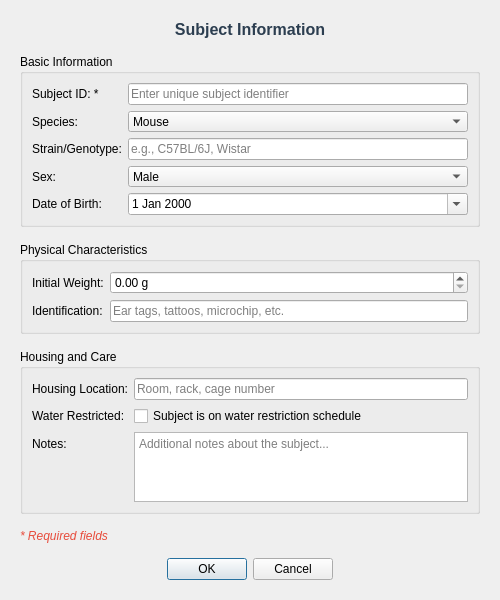
<?xml version="1.0" encoding="UTF-8"?>
<ui version="4.0">
 <class>SubjectDialog</class>
 <widget class="QDialog" name="SubjectDialog">
  <property name="geometry">
   <rect>
    <x>0</x>
    <y>0</y>
    <width>500</width>
    <height>600</height>
   </rect>
  </property>
  <property name="minimumSize">
   <size>
    <width>500</width>
    <height>600</height>
   </size>
  </property>
  <property name="windowTitle">
   <string>Create New Subject</string>
  </property>
  <property name="modal">
   <bool>true</bool>
  </property>
  <layout class="QVBoxLayout" name="main_layout">
   <property name="margin">
    <number>20</number>
   </property>
   <property name="spacing">
    <number>15</number>
   </property>
   <item>
    <widget class="QLabel" name="header_label">
     <property name="text">
      <string>Subject Information</string>
     </property>
     <property name="styleSheet">
      <string>QLabel { font-size: 16px; font-weight: bold; color: #2c3e50; }</string>
     </property>
     <property name="alignment">
      <set>Qt::AlignCenter</set>
     </property>
    </widget>
   </item>

   <item>
    <widget class="QGroupBox" name="basic_info_group">
     <property name="title">
      <string>Basic Information</string>
     </property>
     <layout class="QFormLayout" name="basic_info_layout">
      <property name="fieldGrowthPolicy">
       <enum>QFormLayout::AllNonFixedFieldsGrow</enum>
      </property>

      <item row="0" column="0">
       <widget class="QLabel" name="subject_id_label">
        <property name="text">
         <string>Subject ID: *</string>
        </property>
       </widget>
      </item>
      <item row="0" column="1">
       <widget class="QLineEdit" name="subject_id_edit">
        <property name="placeholderText">
         <string>Enter unique subject identifier</string>
        </property>
        <property name="toolTip">
         <string>Unique identifier for the subject (required)</string>
        </property>
       </widget>
      </item>

      <item row="1" column="0">
       <widget class="QLabel" name="species_label">
        <property name="text">
         <string>Species:</string>
        </property>
       </widget>
      </item>
      <item row="1" column="1">
       <widget class="QComboBox" name="species_combo">
        <property name="toolTip">
         <string>Select the subject species</string>
        </property>
        <item>
         <property name="text">
          <string>Mouse</string>
         </property>
        </item>
        <item>
         <property name="text">
          <string>Rat</string>
         </property>
        </item>
        <item>
         <property name="text">
          <string>Monkey</string>
         </property>
        </item>
        <item>
         <property name="text">
          <string>Human</string>
         </property>
        </item>
        <item>
         <property name="text">
          <string>Other</string>
         </property>
        </item>
       </widget>
      </item>

      <item row="2" column="0">
       <widget class="QLabel" name="strain_label">
        <property name="text">
         <string>Strain/Genotype:</string>
        </property>
       </widget>
      </item>
      <item row="2" column="1">
       <widget class="QLineEdit" name="strain_edit">
        <property name="placeholderText">
         <string>e.g., C57BL/6J, Wistar</string>
        </property>
       </widget>
      </item>

      <item row="3" column="0">
       <widget class="QLabel" name="sex_label">
        <property name="text">
         <string>Sex:</string>
        </property>
       </widget>
      </item>
      <item row="3" column="1">
       <widget class="QComboBox" name="sex_combo">
        <item>
         <property name="text">
          <string>Male</string>
         </property>
        </item>
        <item>
         <property name="text">
          <string>Female</string>
         </property>
        </item>
        <item>
         <property name="text">
          <string>Unknown</string>
         </property>
        </item>
       </widget>
      </item>

      <item row="4" column="0">
       <widget class="QLabel" name="dob_label">
        <property name="text">
         <string>Date of Birth:</string>
        </property>
       </widget>
      </item>
      <item row="4" column="1">
       <widget class="QDateEdit" name="dob_edit">
        <property name="calendarPopup">
         <bool>true</bool>
        </property>
        <property name="toolTip">
         <string>Select the subject's date of birth</string>
        </property>
       </widget>
      </item>
     </layout>
    </widget>
   </item>
   <item>
    <widget class="QGroupBox" name="physical_group">
     <property name="title">
      <string>Physical Characteristics</string>
     </property>
     <layout class="QFormLayout" name="physical_layout">

      <item row="0" column="0">
       <widget class="QLabel" name="weight_label">
        <property name="text">
         <string>Initial Weight:</string>
        </property>
       </widget>
      </item>
      <item row="0" column="1">
       <widget class="QDoubleSpinBox" name="weight_spinbox">
        <property name="suffix">
         <string> g</string>
        </property>
        <property name="minimum">
         <double>0.0</double>
        </property>
        <property name="maximum">
         <double>1000.0</double>
        </property>
        <property name="singleStep">
         <double>0.1</double>
        </property>
        <property name="toolTip">
         <string>Initial weight in grams</string>
        </property>
       </widget>
      </item>

      <item row="1" column="0">
       <widget class="QLabel" name="identification_label">
        <property name="text">
         <string>Identification:</string>
        </property>
       </widget>
      </item>
      <item row="1" column="1">
       <widget class="QLineEdit" name="identification_edit">
        <property name="placeholderText">
         <string>Ear tags, tattoos, microchip, etc.</string>
        </property>
        <property name="toolTip">
         <string>Any physical identification marks or methods</string>
        </property>
       </widget>
      </item>
     </layout>
    </widget>
   </item>
   <item>
    <widget class="QGroupBox" name="housing_group">     <property name="title">
      <string>Housing and Care</string>
     </property>
     <layout class="QFormLayout" name="housing_layout">

      <item row="0" column="0">
       <widget class="QLabel" name="housing_label">
        <property name="text">
         <string>Housing Location:</string>
        </property>
       </widget>
      </item>
      <item row="0" column="1">
       <widget class="QLineEdit" name="housing_edit">
        <property name="placeholderText">
         <string>Room, rack, cage number</string>
        </property>
       </widget>
      </item>

      <item row="1" column="0">
       <widget class="QLabel" name="water_restriction_label">
        <property name="text">
         <string>Water Restricted:</string>
        </property>
       </widget>
      </item>
      <item row="1" column="1">
       <widget class="QCheckBox" name="water_restriction_check">
        <property name="text">
         <string>Subject is on water restriction schedule</string>
        </property>
       </widget>
      </item>

      <item row="2" column="0">
       <widget class="QLabel" name="notes_label">
        <property name="text">
         <string>Notes:</string>
        </property>
       </widget>
      </item>
      <item row="2" column="1">
       <widget class="QPlainTextEdit" name="notes_text">
        <property name="placeholderText">
         <string>Additional notes about the subject...</string>
        </property>
        <property name="maximumHeight">
         <number>80</number>
        </property>
       </widget>
      </item>
     </layout>
    </widget>
   </item>
   <item>
    <spacer name="vertical_spacer">
     <property name="orientation">
      <enum>Qt::Vertical</enum>
     </property>
     <property name="sizeHint" stdset="0">
      <size>
       <width>20</width>
       <height>20</height>
      </size>
     </property>
    </spacer>
   </item>
   <item>
    <widget class="QLabel" name="required_note">
     <property name="text">
      <string>* Required fields</string>
     </property>
     <property name="styleSheet">
      <string>QLabel { color: #e74c3c; font-style: italic; }</string>
     </property>
    </widget>
   </item>
   <item>
    <widget class="QDialogButtonBox" name="button_box">
     <property name="orientation">
      <enum>Qt::Horizontal</enum>
     </property>
     <property name="standardButtons">
      <set>QDialogButtonBox::Cancel|QDialogButtonBox::Ok</set>
     </property>
     <property name="centerButtons">
      <bool>true</bool>
     </property>
    </widget>
   </item>
  </layout>
 </widget>
 <resources/>
 <connections>
  <connection>
   <sender>button_box</sender>
   <signal>accepted()</signal>
   <receiver>SubjectDialog</receiver>
   <slot>accept()</slot>
   <hints>
    <hint type="sourcelabel">
     <x>248</x>
     <y>554</y>
    </hint>
    <hint type="destinationlabel">
     <x>157</x>
     <y>274</y>
    </hint>
   </hints>
  </connection>
  <connection>
   <sender>button_box</sender>
   <signal>rejected()</signal>
   <receiver>SubjectDialog</receiver>
   <slot>reject()</slot>
   <hints>
    <hint type="sourcelabel">
     <x>316</x>
     <y>560</y>
    </hint>
    <hint type="destinationlabel">
     <x>286</x>
     <y>274</y>
    </hint>
   </hints>
  </connection>
 </connections>
</ui>
